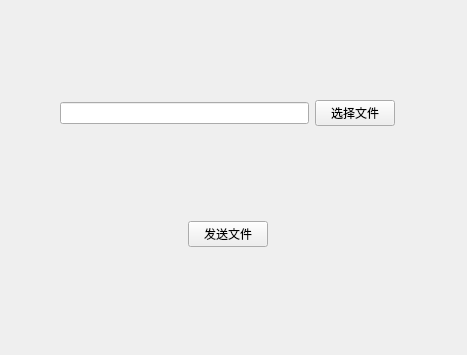
<?xml version="1.0" encoding="UTF-8"?>
<ui version="4.0">
 <class>FileSrvDlg</class>
 <widget class="QWidget" name="FileSrvDlg">
  <property name="geometry">
   <rect>
    <x>0</x>
    <y>0</y>
    <width>467</width>
    <height>355</height>
   </rect>
  </property>
  <property name="windowTitle">
   <string>Form</string>
  </property>
  <widget class="QWidget" name="widget_2" native="true">
   <property name="geometry">
    <rect>
     <x>60</x>
     <y>70</y>
     <width>335</width>
     <height>86</height>
    </rect>
   </property>
   <layout class="QHBoxLayout" name="horizontalLayout_2">
    <item>
     <widget class="QLineEdit" name="fileName_ldt"/>
    </item>
    <item>
     <widget class="QPushButton" name="select_Btn">
      <property name="text">
       <string>选择文件</string>
      </property>
     </widget>
    </item>
   </layout>
  </widget>
  <widget class="QWidget" name="widget_3" native="true">
   <property name="geometry">
    <rect>
     <x>60</x>
     <y>191</y>
     <width>335</width>
     <height>87</height>
    </rect>
   </property>
   <layout class="QHBoxLayout" name="horizontalLayout_7">
    <item>
     <spacer name="horizontalSpacer_5">
      <property name="orientation">
       <enum>Qt::Horizontal</enum>
      </property>
      <property name="sizeHint" stdset="0">
       <size>
        <width>103</width>
        <height>20</height>
       </size>
      </property>
     </spacer>
    </item>
    <item>
     <widget class="QPushButton" name="send_btn">
      <property name="text">
       <string>发送文件</string>
      </property>
     </widget>
    </item>
    <item>
     <spacer name="horizontalSpacer_6">
      <property name="orientation">
       <enum>Qt::Horizontal</enum>
      </property>
      <property name="sizeHint" stdset="0">
       <size>
        <width>103</width>
        <height>20</height>
       </size>
      </property>
     </spacer>
    </item>
   </layout>
  </widget>
 </widget>
 <resources/>
 <connections/>
</ui>
